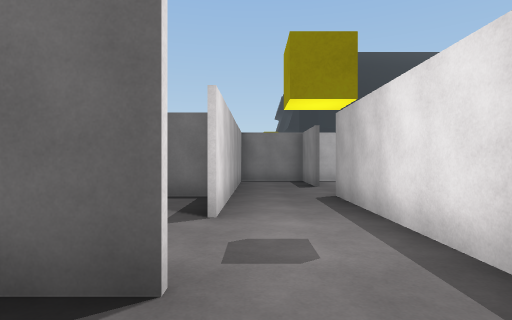
[1] (above)

24 first-person views from a walk through a Unity game level. The camera is 1.3 m above the floor, looks level and sees 80° across. Doors are open. The floor is counted in squares, 2 m on a side. Each view is taken from the middle of a square. On the plan, view 1 faces up. The plan holds only what a view shows up to about 10 squares ahead; the rest is blank. The place goes on beyond the plan. The player is left out.

[2]
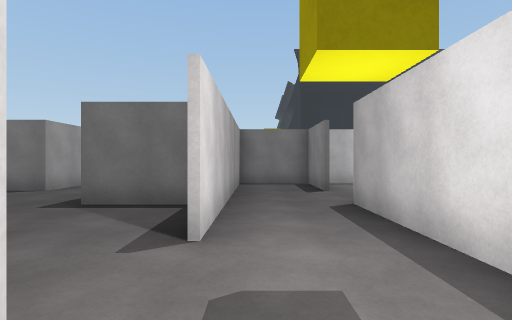

[3]
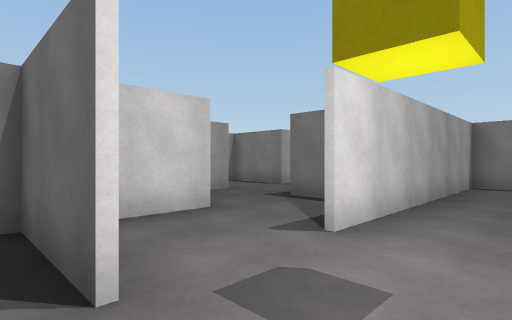

[4]
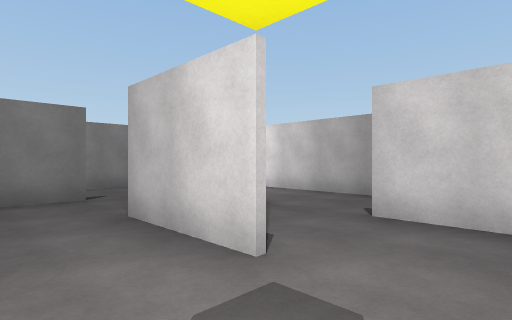

[5]
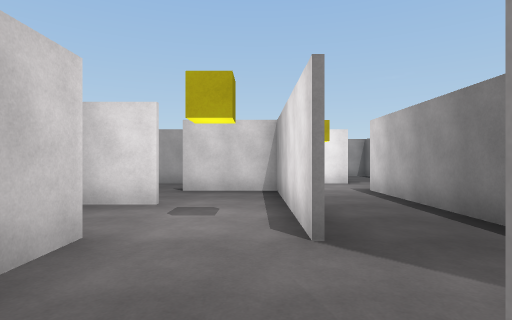

[6]
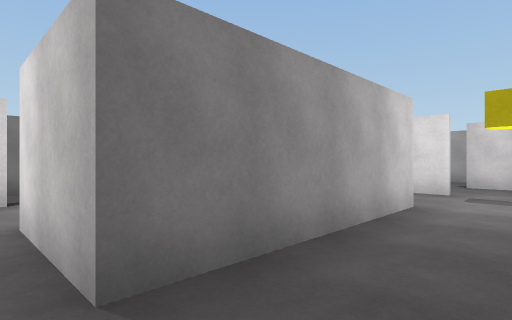

[7]
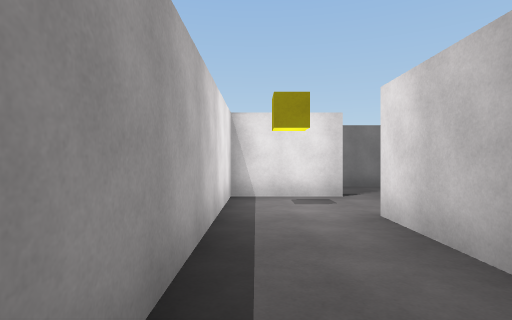

[8]
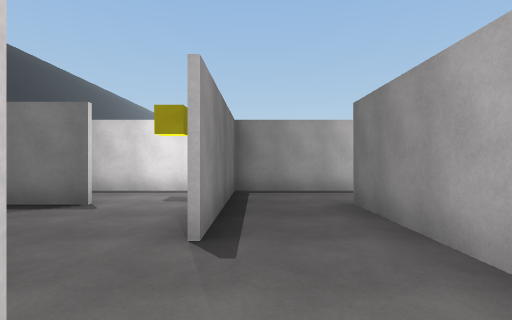

[9]
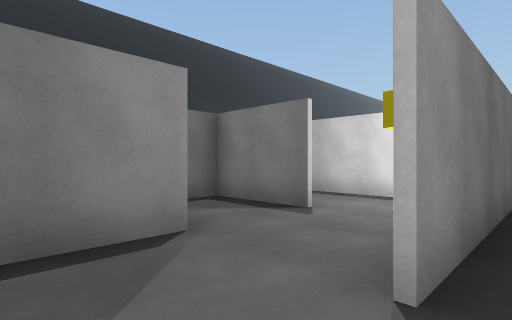

[10]
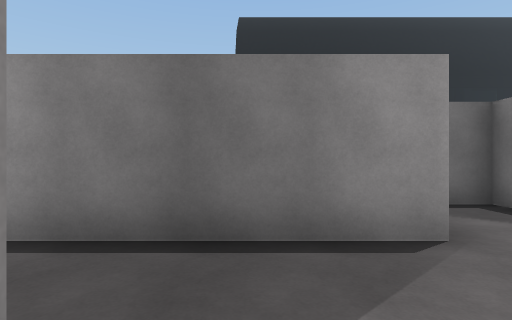

[11]
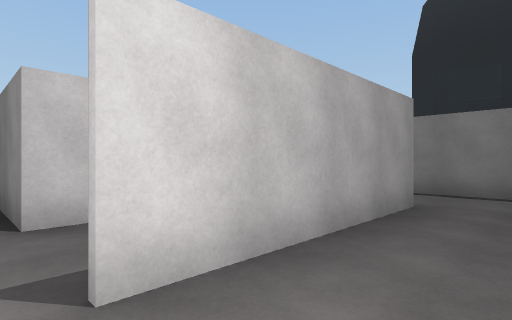

[12]
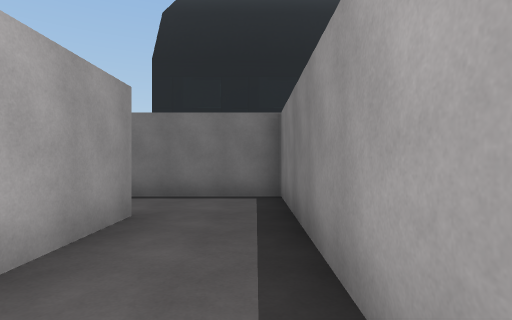

[13]
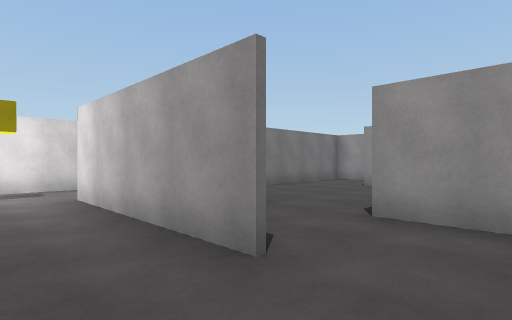

[14]
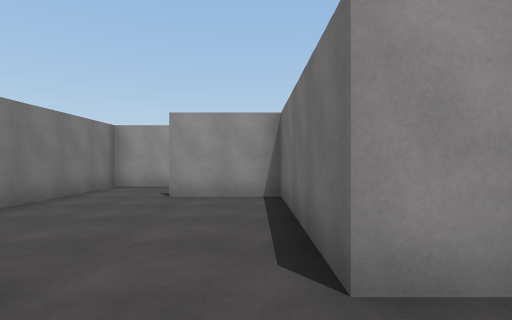

[15]
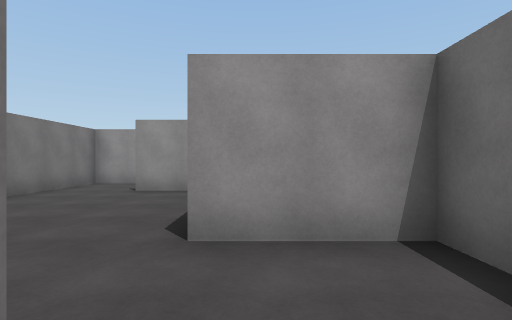

[16]
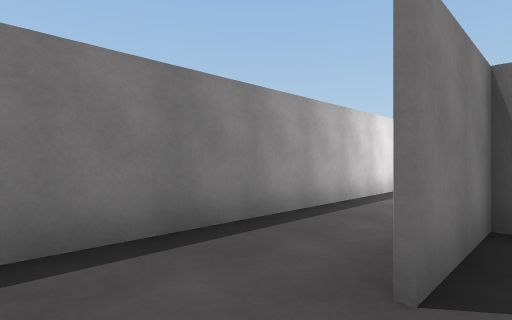

[17]
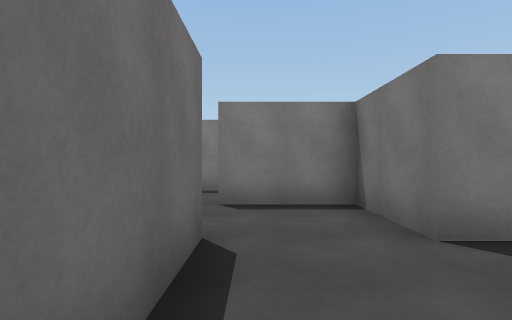

[18]
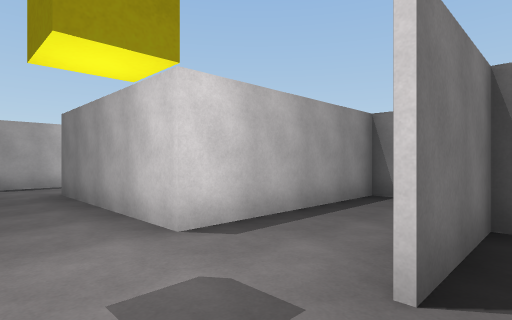

[19]
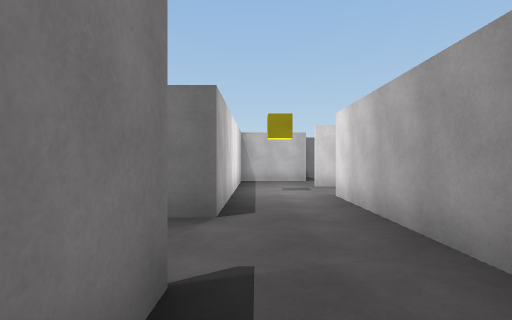

[20]
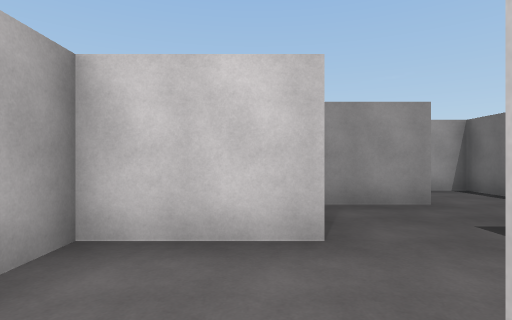

[21]
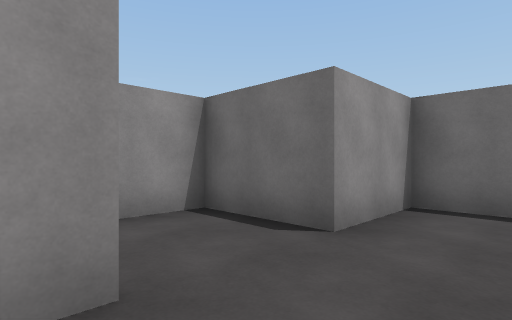

[22]
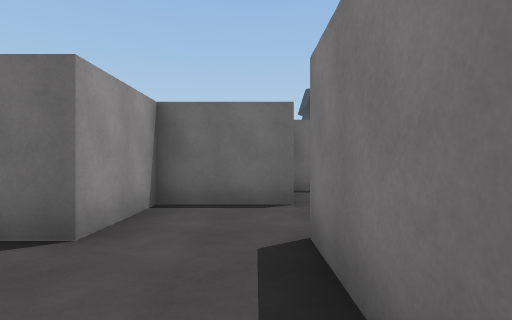

[23]
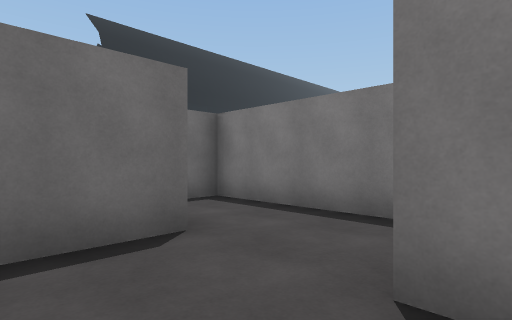

[24]
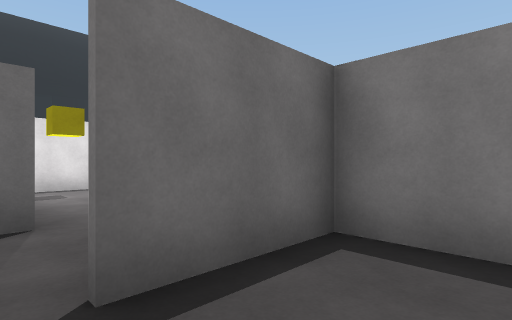

### Floor plan
Key: @ floor where view 1 was taken; # wall or solid block; . floor; D open door.
Columns run from 6 left of view 1 to 12 right of it. Each row starts with its distance up from view 1.
 18              ######
 17               #...#
 16           #####...#
 15           #.....#.#
 14           #...##DD#
 13        D#.....#.DD#
 12     ###.#######.#.#
 11     #.#...........#
 10   ###.######..#####
  9   #...#.#.........#
  8 ###...#.#...#####.#
  7 #...#.#DD.#.#   #.#
  6 #...###DD##.#  ##.#
  5   #...#.#...#  ...#
  4   ## .#.#.###  .###
  3     #...#...#  .
  2     ##..#...#  #
  1     #...##
  0      .@.#
 -1       ###

Positions as (right, up) in squares from view 1, and headings:
1: (0, 0), facing up
2: (0, 1), facing up
3: (1, 1), facing up-left
4: (5, 9), facing down-left
5: (8, 9), facing left
6: (10, 9), facing down-left
7: (11, 9), facing down
8: (5, 9), facing right
9: (6, 9), facing up-right
10: (6, 9), facing up
11: (11, 11), facing up-left
12: (11, 12), facing up
13: (11, 17), facing down-left
14: (9, 15), facing left
15: (10, 16), facing left
16: (9, 17), facing down-right
17: (5, 15), facing right
18: (3, 9), facing down-right
19: (1, 9), facing down
20: (0, 3), facing left
21: (-3, 5), facing up-left
22: (-3, 5), facing up
23: (-4, 7), facing up-right
24: (3, 2), facing up-right
